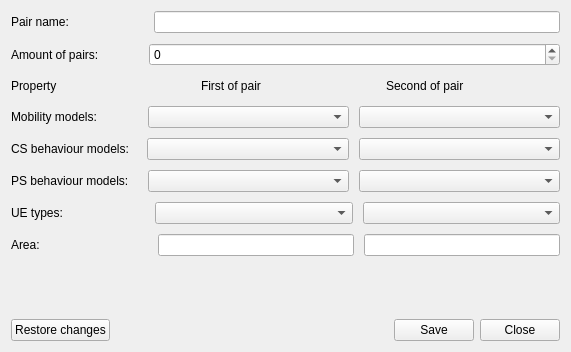
<?xml version="1.0" encoding="UTF-8"?>
<ui version="4.0">
 <class>UeParametersWindow</class>
 <widget class="QWidget" name="UeParametersWindow">
  <property name="geometry">
   <rect>
    <x>0</x>
    <y>0</y>
    <width>571</width>
    <height>352</height>
   </rect>
  </property>
  <property name="minimumSize">
   <size>
    <width>571</width>
    <height>352</height>
   </size>
  </property>
  <property name="maximumSize">
   <size>
    <width>571</width>
    <height>352</height>
   </size>
  </property>
  <property name="windowTitle">
   <string>Form</string>
  </property>
  <layout class="QVBoxLayout" name="verticalLayout">
   <item>
    <layout class="QGridLayout" name="gridLayout" rowstretch="0,0">
     <item row="0" column="0" rowspan="2">
      <layout class="QVBoxLayout" name="verticalLayout_2">
       <property name="spacing">
        <number>10</number>
       </property>
       <property name="topMargin">
        <number>0</number>
       </property>
       <item>
        <layout class="QHBoxLayout" name="horizontalLayout_2">
         <item>
          <widget class="QLabel" name="label">
           <property name="text">
            <string>Pair name:</string>
           </property>
           <property name="margin">
            <number>5</number>
           </property>
          </widget>
         </item>
         <item>
          <spacer name="horizontalSpacer_10">
           <property name="orientation">
            <enum>Qt::Horizontal</enum>
           </property>
           <property name="sizeType">
            <enum>QSizePolicy::Fixed</enum>
           </property>
           <property name="sizeHint" stdset="0">
            <size>
             <width>75</width>
             <height>20</height>
            </size>
           </property>
          </spacer>
         </item>
         <item>
          <widget class="QLineEdit" name="pairNameLineEdit"/>
         </item>
        </layout>
       </item>
       <item>
        <layout class="QHBoxLayout" name="horizontalLayout_4">
         <item>
          <widget class="QLabel" name="label_3">
           <property name="sizePolicy">
            <sizepolicy hsizetype="Minimum" vsizetype="Preferred">
             <horstretch>0</horstretch>
             <verstretch>0</verstretch>
            </sizepolicy>
           </property>
           <property name="text">
            <string>Amount of pairs:</string>
           </property>
           <property name="margin">
            <number>5</number>
           </property>
          </widget>
         </item>
         <item>
          <spacer name="horizontalSpacer_9">
           <property name="orientation">
            <enum>Qt::Horizontal</enum>
           </property>
           <property name="sizeType">
            <enum>QSizePolicy::Fixed</enum>
           </property>
           <property name="sizeHint" stdset="0">
            <size>
             <width>40</width>
             <height>20</height>
            </size>
           </property>
          </spacer>
         </item>
         <item>
          <widget class="QSpinBox" name="amountOfPairsSpinBox">
           <property name="sizePolicy">
            <sizepolicy hsizetype="MinimumExpanding" vsizetype="Fixed">
             <horstretch>0</horstretch>
             <verstretch>0</verstretch>
            </sizepolicy>
           </property>
          </widget>
         </item>
        </layout>
       </item>
       <item>
        <layout class="QHBoxLayout" name="horizontalLayout_9">
         <item>
          <widget class="QLabel" name="label_10">
           <property name="sizePolicy">
            <sizepolicy hsizetype="Minimum" vsizetype="Preferred">
             <horstretch>0</horstretch>
             <verstretch>0</verstretch>
            </sizepolicy>
           </property>
           <property name="text">
            <string>Property</string>
           </property>
           <property name="margin">
            <number>5</number>
           </property>
          </widget>
         </item>
         <item>
          <spacer name="horizontalSpacer_2">
           <property name="orientation">
            <enum>Qt::Horizontal</enum>
           </property>
           <property name="sizeHint" stdset="0">
            <size>
             <width>40</width>
             <height>20</height>
            </size>
           </property>
          </spacer>
         </item>
         <item>
          <widget class="QLabel" name="label_9">
           <property name="sizePolicy">
            <sizepolicy hsizetype="MinimumExpanding" vsizetype="Preferred">
             <horstretch>0</horstretch>
             <verstretch>0</verstretch>
            </sizepolicy>
           </property>
           <property name="text">
            <string>First of pair</string>
           </property>
           <property name="margin">
            <number>5</number>
           </property>
          </widget>
         </item>
         <item>
          <spacer name="horizontalSpacer_3">
           <property name="orientation">
            <enum>Qt::Horizontal</enum>
           </property>
           <property name="sizeType">
            <enum>QSizePolicy::Preferred</enum>
           </property>
           <property name="sizeHint" stdset="0">
            <size>
             <width>40</width>
             <height>20</height>
            </size>
           </property>
          </spacer>
         </item>
         <item>
          <widget class="QLabel" name="label_8">
           <property name="sizePolicy">
            <sizepolicy hsizetype="MinimumExpanding" vsizetype="Preferred">
             <horstretch>0</horstretch>
             <verstretch>0</verstretch>
            </sizepolicy>
           </property>
           <property name="text">
            <string>Second of pair</string>
           </property>
           <property name="margin">
            <number>5</number>
           </property>
          </widget>
         </item>
         <item>
          <spacer name="horizontalSpacer_4">
           <property name="orientation">
            <enum>Qt::Horizontal</enum>
           </property>
           <property name="sizeType">
            <enum>QSizePolicy::Preferred</enum>
           </property>
           <property name="sizeHint" stdset="0">
            <size>
             <width>40</width>
             <height>20</height>
            </size>
           </property>
          </spacer>
         </item>
        </layout>
       </item>
       <item>
        <layout class="QHBoxLayout" name="horizontalLayout_5">
         <item>
          <widget class="QLabel" name="label_4">
           <property name="sizePolicy">
            <sizepolicy hsizetype="Minimum" vsizetype="Preferred">
             <horstretch>0</horstretch>
             <verstretch>0</verstretch>
            </sizepolicy>
           </property>
           <property name="text">
            <string>Mobility models:</string>
           </property>
           <property name="margin">
            <number>5</number>
           </property>
          </widget>
         </item>
         <item>
          <spacer name="horizontalSpacer_5">
           <property name="orientation">
            <enum>Qt::Horizontal</enum>
           </property>
           <property name="sizeType">
            <enum>QSizePolicy::Fixed</enum>
           </property>
           <property name="sizeHint" stdset="0">
            <size>
             <width>41</width>
             <height>20</height>
            </size>
           </property>
          </spacer>
         </item>
         <item>
          <widget class="QComboBox" name="frstMobilityModelComboBox">
           <property name="sizePolicy">
            <sizepolicy hsizetype="MinimumExpanding" vsizetype="Fixed">
             <horstretch>0</horstretch>
             <verstretch>0</verstretch>
            </sizepolicy>
           </property>
          </widget>
         </item>
         <item>
          <widget class="QComboBox" name="scndMobilityModelComboBox">
           <property name="sizePolicy">
            <sizepolicy hsizetype="MinimumExpanding" vsizetype="Fixed">
             <horstretch>0</horstretch>
             <verstretch>0</verstretch>
            </sizepolicy>
           </property>
          </widget>
         </item>
        </layout>
       </item>
       <item>
        <layout class="QHBoxLayout" name="horizontalLayout_6">
         <item>
          <widget class="QLabel" name="label_5">
           <property name="sizePolicy">
            <sizepolicy hsizetype="Minimum" vsizetype="Preferred">
             <horstretch>0</horstretch>
             <verstretch>0</verstretch>
            </sizepolicy>
           </property>
           <property name="text">
            <string>CS behaviour models:</string>
           </property>
           <property name="margin">
            <number>5</number>
           </property>
          </widget>
         </item>
         <item>
          <spacer name="horizontalSpacer_6">
           <property name="orientation">
            <enum>Qt::Horizontal</enum>
           </property>
           <property name="sizeType">
            <enum>QSizePolicy::Fixed</enum>
           </property>
           <property name="sizeHint" stdset="0">
            <size>
             <width>8</width>
             <height>20</height>
            </size>
           </property>
          </spacer>
         </item>
         <item>
          <widget class="QComboBox" name="frstCsModelComboBox">
           <property name="sizePolicy">
            <sizepolicy hsizetype="MinimumExpanding" vsizetype="Fixed">
             <horstretch>0</horstretch>
             <verstretch>0</verstretch>
            </sizepolicy>
           </property>
          </widget>
         </item>
         <item>
          <widget class="QComboBox" name="scndCsModelComboBox">
           <property name="sizePolicy">
            <sizepolicy hsizetype="MinimumExpanding" vsizetype="Fixed">
             <horstretch>0</horstretch>
             <verstretch>0</verstretch>
            </sizepolicy>
           </property>
          </widget>
         </item>
        </layout>
       </item>
       <item>
        <layout class="QHBoxLayout" name="horizontalLayout_7">
         <item>
          <widget class="QLabel" name="label_6">
           <property name="sizePolicy">
            <sizepolicy hsizetype="Minimum" vsizetype="Preferred">
             <horstretch>0</horstretch>
             <verstretch>0</verstretch>
            </sizepolicy>
           </property>
           <property name="text">
            <string>PS behaviour models:</string>
           </property>
           <property name="margin">
            <number>5</number>
           </property>
          </widget>
         </item>
         <item>
          <spacer name="horizontalSpacer_7">
           <property name="orientation">
            <enum>Qt::Horizontal</enum>
           </property>
           <property name="sizeType">
            <enum>QSizePolicy::Fixed</enum>
           </property>
           <property name="sizeHint" stdset="0">
            <size>
             <width>9</width>
             <height>20</height>
            </size>
           </property>
          </spacer>
         </item>
         <item>
          <widget class="QComboBox" name="frstPsModelComboBox">
           <property name="sizePolicy">
            <sizepolicy hsizetype="MinimumExpanding" vsizetype="Fixed">
             <horstretch>0</horstretch>
             <verstretch>0</verstretch>
            </sizepolicy>
           </property>
          </widget>
         </item>
         <item>
          <widget class="QComboBox" name="scndPsModelComboBox">
           <property name="sizePolicy">
            <sizepolicy hsizetype="MinimumExpanding" vsizetype="Fixed">
             <horstretch>0</horstretch>
             <verstretch>0</verstretch>
            </sizepolicy>
           </property>
          </widget>
         </item>
        </layout>
       </item>
       <item>
        <layout class="QHBoxLayout" name="horizontalLayout_8">
         <item>
          <widget class="QLabel" name="label_7">
           <property name="sizePolicy">
            <sizepolicy hsizetype="Minimum" vsizetype="Preferred">
             <horstretch>0</horstretch>
             <verstretch>0</verstretch>
            </sizepolicy>
           </property>
           <property name="text">
            <string>UE types:</string>
           </property>
           <property name="margin">
            <number>5</number>
           </property>
          </widget>
         </item>
         <item>
          <spacer name="horizontalSpacer_8">
           <property name="orientation">
            <enum>Qt::Horizontal</enum>
           </property>
           <property name="sizeType">
            <enum>QSizePolicy::Fixed</enum>
           </property>
           <property name="sizeHint" stdset="0">
            <size>
             <width>82</width>
             <height>20</height>
            </size>
           </property>
          </spacer>
         </item>
         <item>
          <widget class="QComboBox" name="frstUeTypeComboBox">
           <property name="sizePolicy">
            <sizepolicy hsizetype="MinimumExpanding" vsizetype="Fixed">
             <horstretch>0</horstretch>
             <verstretch>0</verstretch>
            </sizepolicy>
           </property>
          </widget>
         </item>
         <item>
          <widget class="QComboBox" name="scndUeTypeComboBox">
           <property name="sizePolicy">
            <sizepolicy hsizetype="MinimumExpanding" vsizetype="Fixed">
             <horstretch>0</horstretch>
             <verstretch>0</verstretch>
            </sizepolicy>
           </property>
          </widget>
         </item>
        </layout>
       </item>
       <item>
        <layout class="QHBoxLayout" name="horizontalLayout_3">
         <item>
          <widget class="QLabel" name="label_2">
           <property name="text">
            <string>Area:</string>
           </property>
           <property name="margin">
            <number>5</number>
           </property>
          </widget>
         </item>
         <item>
          <spacer name="horizontalSpacer_11">
           <property name="orientation">
            <enum>Qt::Horizontal</enum>
           </property>
           <property name="sizeType">
            <enum>QSizePolicy::Fixed</enum>
           </property>
           <property name="sizeHint" stdset="0">
            <size>
             <width>108</width>
             <height>20</height>
            </size>
           </property>
          </spacer>
         </item>
         <item>
          <widget class="QLineEdit" name="frstAreaLineEdit"/>
         </item>
         <item>
          <widget class="QLineEdit" name="scndAreaLineEdit"/>
         </item>
        </layout>
       </item>
      </layout>
     </item>
    </layout>
   </item>
   <item>
    <spacer name="verticalSpacer">
     <property name="orientation">
      <enum>Qt::Vertical</enum>
     </property>
     <property name="sizeType">
      <enum>QSizePolicy::Expanding</enum>
     </property>
     <property name="sizeHint" stdset="0">
      <size>
       <width>20</width>
       <height>40</height>
      </size>
     </property>
    </spacer>
   </item>
   <item>
    <layout class="QHBoxLayout" name="horizontalLayout">
     <property name="sizeConstraint">
      <enum>QLayout::SetMinimumSize</enum>
     </property>
     <item>
      <widget class="QPushButton" name="restoreChangesButton">
       <property name="text">
        <string>Restore changes</string>
       </property>
      </widget>
     </item>
     <item>
      <spacer name="horizontalSpacer">
       <property name="orientation">
        <enum>Qt::Horizontal</enum>
       </property>
       <property name="sizeHint" stdset="0">
        <size>
         <width>40</width>
         <height>20</height>
        </size>
       </property>
      </spacer>
     </item>
     <item>
      <widget class="QPushButton" name="saveButton">
       <property name="text">
        <string>Save</string>
       </property>
      </widget>
     </item>
     <item>
      <widget class="QPushButton" name="closeButton">
       <property name="text">
        <string>Close</string>
       </property>
      </widget>
     </item>
    </layout>
   </item>
  </layout>
 </widget>
 <resources/>
 <connections/>
</ui>
